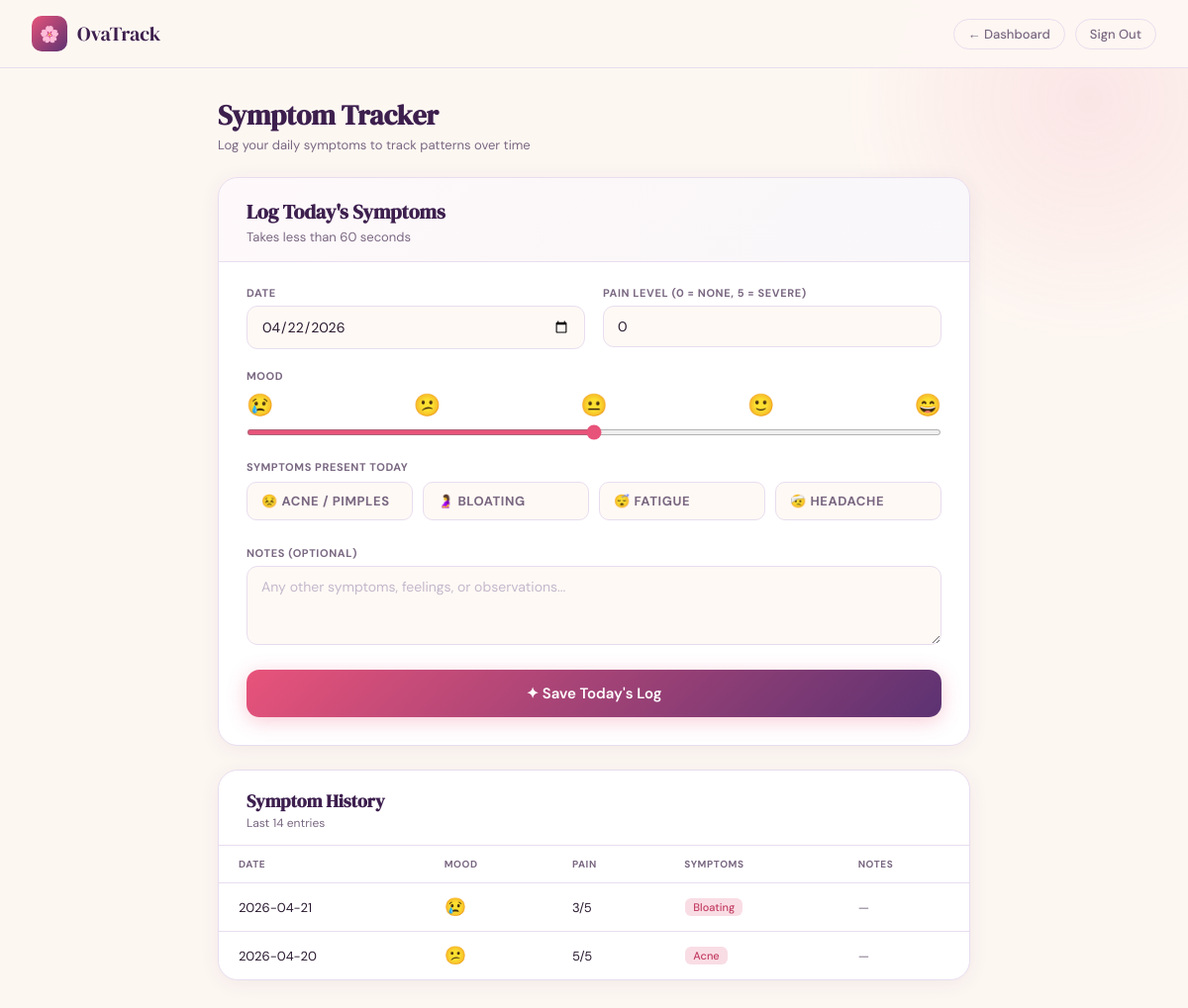
/symptoms (signed in), run on an earlier commit of the app's database.
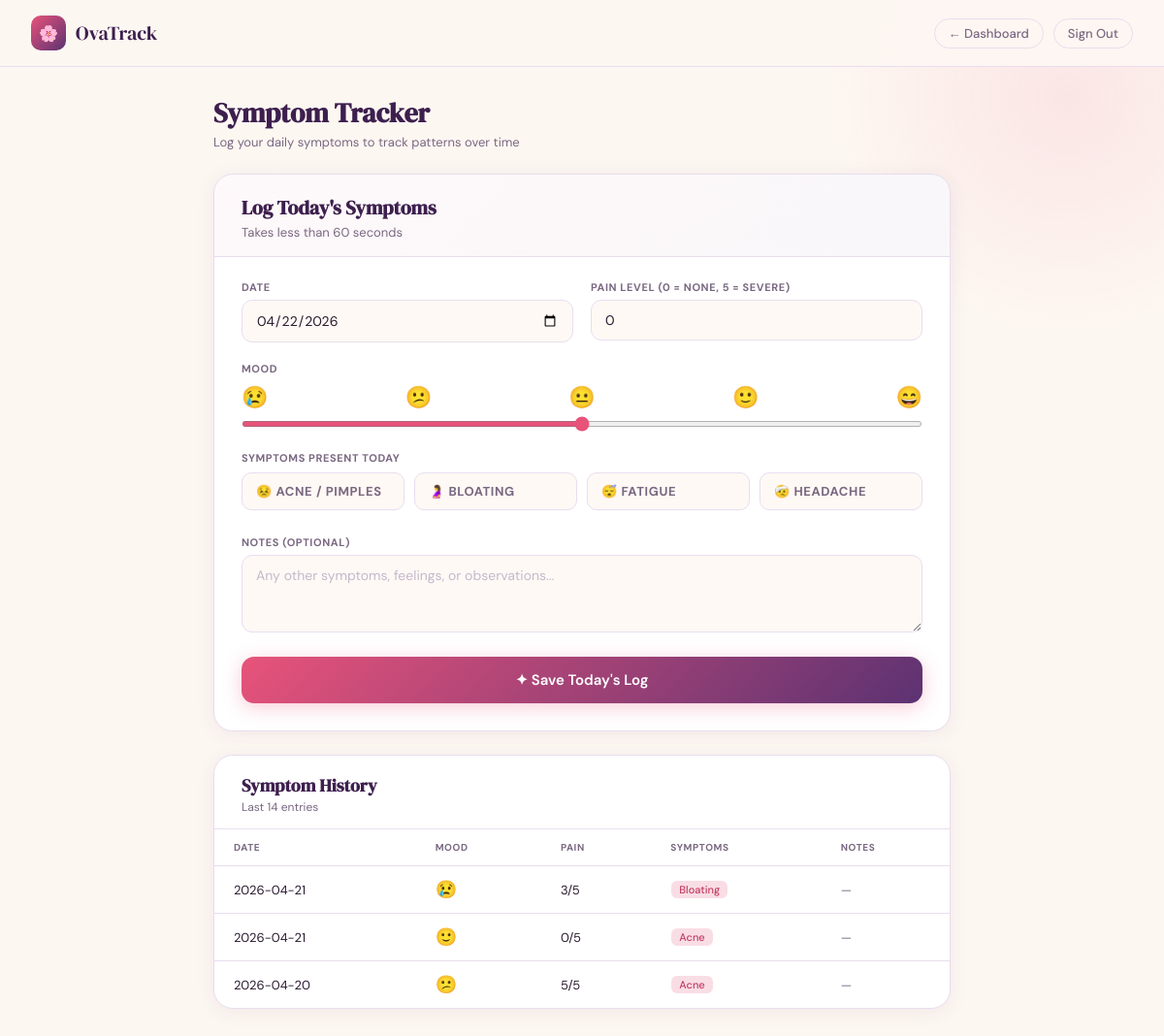
And on a later commit of the database.
### tables this page shows
CREATE TABLE symptoms (
            id         INTEGER PRIMARY KEY AUTOINCREMENT,
            user_id    INTEGER NOT NULL,
            log_date   TEXT NOT NULL,
            mood       INTEGER,
            pain_level INTEGER,
            acne       INTEGER DEFAULT 0,
            bloating   INTEGER DEFAULT 0,
            fatigue    INTEGER DEFAULT 0,
            headache   INTEGER DEFAULT 0,
            notes      TEXT,
            created    TEXT DEFAULT (datetime('now'))
        );

### app.py (the view, shortened to what this page needs)
@app.route('/symptoms', methods=['GET','POST'])
@login_required
def symptoms():
    uid     = session['user_id']
    message = None
    with get_db() as db:
        logs = db.execute(
            "SELECT * FROM symptoms WHERE user_id=? ORDER BY log_date DESC LIMIT 14",(uid,)
        ).fetchall()
    return render_template('symptoms.html', logs=logs, message=message,
                           today=datetime.today().strftime('%Y-%m-%d'),
                           user_name=session.get('user_name',''))

### app.py (called while the page is built)
def get_db():
    conn = sqlite3.connect(DB)
    conn.row_factory = sqlite3.Row
    return conn

def login_required(f):
    @wraps(f)
    def decorated(*args, **kwargs):
        if not session.get('user_id'):
            return redirect(url_for('login'))
        return f(*args, **kwargs)
    return decorated

### templates/symptoms.html (shortened to what this page needs)
<!DOCTYPE html>
<html lang="en">
<head>
</head>
<body>
<header>
  <div class="logo">
    <div class="logo-icon">🌸</div>
    <div class="logo-text">OvaTrack</div>
  </div>
  <div style="display:flex;gap:10px">
    <a href="/dashboard" class="nav-link">← Dashboard</a>
    <a href="/logout" class="nav-link">Sign Out</a>
  </div>
</header>
<div class="page">
  <div class="page-title">
    <h1>Symptom Tracker</h1>
    <p>Log your daily symptoms to track patterns over time</p>
  </div>
  <div class="log-card">
    <div class="log-card-hdr">
      <h2>Log Today's Symptoms</h2>
      <p>Takes less than 60 seconds</p>
    </div>
    <div class="log-body">
      <form method="POST">
        <div class="form-row">
          <div>
            <label>Date</label>
            <input type="date" name="log_date" value="{{ today }}" required>
          </div>
          <div>
            <label>Pain Level (0 = none, 5 = severe)</label>
            <input type="number" name="pain_level" min="0" max="5" value="0"
                   style="padding:11px 14px;border:1.5px solid var(--border);border-radius:11px;
                   font-family:'DM Sans',sans-serif;font-size:14px;background:var(--warm-white);
                   outline:none;width:100%;color:var(--text)">
          </div>
        </div>
        <div class="mood-row">
          <label>Mood</label>
          <div class="mood-track">
            <span title="Very Bad">😢</span>
            <span title="Bad">😕</span>
            <span title="Neutral">😐</span>
            <span title="Good">🙂</span>
            <span title="Great">😄</span>
          </div>
          <input type="range" name="mood" min="1" max="5" value="3">
        </div>
        <div class="check-section">
          <label>Symptoms Present Today</label>
          <div class="check-grid">
            <label class="check-item">
              <div class="check-box">😣 Acne / Pimples</div>
            </label>
            <label class="check-item">
              <div class="check-box">🤰 Bloating</div>
            </label>
            <label class="check-item">
              <div class="check-box">😴 Fatigue</div>
            </label>
            <label class="check-item">
              <div class="check-box">🤕 Headache</div>
            </label>
          </div>
        </div>
        <div style="margin-bottom:20px">
          <label>Notes (optional)</label>
          <textarea name="notes" placeholder="Any other symptoms, feelings, or observations..."></textarea>
        </div>
        <button type="submit" class="submit-btn">✦ Save Today's Log</button>
      </form>
    </div>
  </div>
  <div class="hist-card">
    <div class="hist-hdr">
      <h2>Symptom History</h2>
      <p>Last 14 entries</p>
    </div>
    {% if logs %}
      <table>
        <thead>
          <tr>
            <th>Date</th>
            <th>Mood</th>
            <th>Pain</th>
            <th>Symptoms</th>
            <th>Notes</th>
          </tr>
        </thead>
        <tbody>
          {% set mood_emoji = ['😢','😕','😐','🙂','😄'] %}
          {% for s in logs %}
          <tr>
            <td>{{ s.log_date }}</td>
            <td class="mood-cell">{{ mood_emoji[s.mood - 1] if s.mood and s.mood >= 1 and s.mood <= 5 else '😐' }}</td>
            <td>{{ s.pain_level }}/5</td>
            <td>
              {% if s.acne %}<span class="pill">Acne</span>{% endif %}
              {% if s.bloating %}<span class="pill">Bloating</span>{% endif %}
            </td>
            <td style="color:var(--muted);max-width:200px;overflow:hidden;white-space:nowrap;text-overflow:ellipsis">
              {{ s.notes or '—' }}
            </td>
          </tr>
          {% endfor %}
        </tbody>
      </table>
    {% else %}
      <div class="no-data">No symptoms logged yet. Use the form above to start tracking.</div>
    {% endif %}
  </div>
</div>
</body>
</html>

What changed in the data, as far as the page shows it:
added symptoms: log_date "2026-04-21", mood "🙂", pain_level "0", acne "Acne", notes "—"
